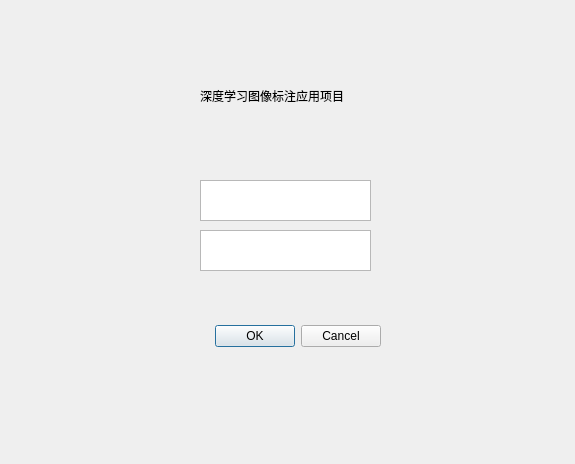
<?xml version="1.0" encoding="UTF-8"?>
<ui version="4.0">
 <class>Dialog</class>
 <widget class="QDialog" name="Dialog">
  <property name="geometry">
   <rect>
    <x>0</x>
    <y>0</y>
    <width>575</width>
    <height>464</height>
   </rect>
  </property>
  <property name="windowTitle">
   <string>Dialog</string>
  </property>
  <widget class="QDialogButtonBox" name="buttonBox">
   <property name="geometry">
    <rect>
     <x>40</x>
     <y>320</y>
     <width>341</width>
     <height>32</height>
    </rect>
   </property>
   <property name="orientation">
    <enum>Qt::Horizontal</enum>
   </property>
   <property name="standardButtons">
    <set>QDialogButtonBox::Cancel|QDialogButtonBox::Ok</set>
   </property>
  </widget>
  <widget class="QLabel" name="label">
   <property name="geometry">
    <rect>
     <x>200</x>
     <y>60</y>
     <width>201</width>
     <height>71</height>
    </rect>
   </property>
   <property name="text">
    <string>深度学习图像标注应用项目</string>
   </property>
  </widget>
  <widget class="QTextEdit" name="textEdit">
   <property name="geometry">
    <rect>
     <x>200</x>
     <y>180</y>
     <width>171</width>
     <height>41</height>
    </rect>
   </property>
  </widget>
  <widget class="QTextEdit" name="textEdit_2">
   <property name="geometry">
    <rect>
     <x>200</x>
     <y>230</y>
     <width>171</width>
     <height>41</height>
    </rect>
   </property>
  </widget>
 </widget>
 <resources/>
 <connections>
  <connection>
   <sender>buttonBox</sender>
   <signal>accepted()</signal>
   <receiver>Dialog</receiver>
   <slot>accept()</slot>
   <hints>
    <hint type="sourcelabel">
     <x>248</x>
     <y>254</y>
    </hint>
    <hint type="destinationlabel">
     <x>157</x>
     <y>274</y>
    </hint>
   </hints>
  </connection>
  <connection>
   <sender>buttonBox</sender>
   <signal>rejected()</signal>
   <receiver>Dialog</receiver>
   <slot>reject()</slot>
   <hints>
    <hint type="sourcelabel">
     <x>316</x>
     <y>260</y>
    </hint>
    <hint type="destinationlabel">
     <x>286</x>
     <y>274</y>
    </hint>
   </hints>
  </connection>
 </connections>
</ui>
